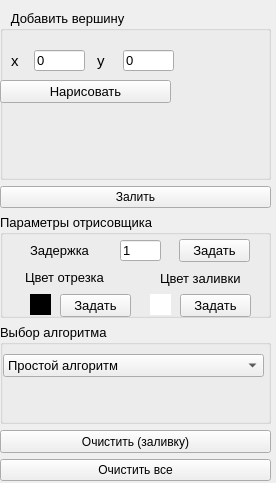
<?xml version="1.0" encoding="UTF-8"?>
<ui version="4.0">
 <class>MyController</class>
 <widget class="QWidget" name="MyController">
  <property name="geometry">
   <rect>
    <x>0</x>
    <y>0</y>
    <width>276</width>
    <height>483</height>
   </rect>
  </property>
  <property name="sizePolicy">
   <sizepolicy hsizetype="Fixed" vsizetype="Preferred">
    <horstretch>0</horstretch>
    <verstretch>0</verstretch>
   </sizepolicy>
  </property>
  <property name="minimumSize">
   <size>
    <width>200</width>
    <height>400</height>
   </size>
  </property>
  <property name="windowTitle">
   <string>Form</string>
  </property>
  <widget class="QWidget" name="verticalLayoutWidget">
   <property name="geometry">
    <rect>
     <x>0</x>
     <y>10</y>
     <width>271</width>
     <height>471</height>
    </rect>
   </property>
   <layout class="QVBoxLayout" name="verticalLayout_2">
    <property name="spacing">
     <number>6</number>
    </property>
    <item>
     <widget class="QGroupBox" name="groupBox">
      <property name="sizePolicy">
       <sizepolicy hsizetype="Preferred" vsizetype="Preferred">
        <horstretch>0</horstretch>
        <verstretch>0</verstretch>
       </sizepolicy>
      </property>
      <property name="minimumSize">
       <size>
        <width>0</width>
        <height>170</height>
       </size>
      </property>
      <property name="maximumSize">
       <size>
        <width>16777215</width>
        <height>170</height>
       </size>
      </property>
      <property name="font">
       <font>
        <pointsize>10</pointsize>
       </font>
      </property>
      <property name="title">
       <string>   Добавить вершину</string>
      </property>
      <widget class="QLabel" name="label_2">
       <property name="geometry">
        <rect>
         <x>11</x>
         <y>40</y>
         <width>41</width>
         <height>21</height>
        </rect>
       </property>
       <property name="font">
        <font>
         <pointsize>11</pointsize>
        </font>
       </property>
       <property name="text">
        <string>х</string>
       </property>
      </widget>
      <widget class="QLineEdit" name="xEdit">
       <property name="geometry">
        <rect>
         <x>34</x>
         <y>40</y>
         <width>51</width>
         <height>21</height>
        </rect>
       </property>
       <property name="text">
        <string>0</string>
       </property>
      </widget>
      <widget class="QLineEdit" name="yEdit">
       <property name="geometry">
        <rect>
         <x>123</x>
         <y>40</y>
         <width>51</width>
         <height>21</height>
        </rect>
       </property>
       <property name="text">
        <string>0</string>
       </property>
      </widget>
      <widget class="QLabel" name="label_7">
       <property name="geometry">
        <rect>
         <x>97</x>
         <y>40</y>
         <width>41</width>
         <height>21</height>
        </rect>
       </property>
       <property name="font">
        <font>
         <pointsize>11</pointsize>
        </font>
       </property>
       <property name="text">
        <string>y</string>
       </property>
      </widget>
      <widget class="QPushButton" name="drawButton">
       <property name="geometry">
        <rect>
         <x>0</x>
         <y>70</y>
         <width>171</width>
         <height>23</height>
        </rect>
       </property>
       <property name="minimumSize">
        <size>
         <width>81</width>
         <height>23</height>
        </size>
       </property>
       <property name="text">
        <string>Нарисовать</string>
       </property>
      </widget>
     </widget>
    </item>
    <item>
     <widget class="QPushButton" name="brushButton">
      <property name="text">
       <string>Залить</string>
      </property>
     </widget>
    </item>
    <item>
     <widget class="QGroupBox" name="groupBox_2">
      <property name="minimumSize">
       <size>
        <width>0</width>
        <height>0</height>
       </size>
      </property>
      <property name="maximumSize">
       <size>
        <width>16777215</width>
        <height>130</height>
       </size>
      </property>
      <property name="font">
       <font>
        <pointsize>10</pointsize>
       </font>
      </property>
      <property name="title">
       <string>Параметры отрисовщика</string>
      </property>
      <widget class="QLabel" name="linelabel">
       <property name="geometry">
        <rect>
         <x>30</x>
         <y>80</y>
         <width>21</width>
         <height>21</height>
        </rect>
       </property>
       <property name="font">
        <font>
         <pointsize>11</pointsize>
        </font>
       </property>
       <property name="autoFillBackground">
        <bool>false</bool>
       </property>
       <property name="styleSheet">
        <string notr="true">background-color: rgb(0, 0, 0)</string>
       </property>
       <property name="text">
        <string/>
       </property>
      </widget>
      <widget class="QLabel" name="label_12">
       <property name="geometry">
        <rect>
         <x>30</x>
         <y>26</y>
         <width>141</width>
         <height>21</height>
        </rect>
       </property>
       <property name="font">
        <font>
         <pointsize>10</pointsize>
        </font>
       </property>
       <property name="text">
        <string>Задержка</string>
       </property>
      </widget>
      <widget class="QLabel" name="label_13">
       <property name="geometry">
        <rect>
         <x>25</x>
         <y>53</y>
         <width>111</width>
         <height>21</height>
        </rect>
       </property>
       <property name="font">
        <font>
         <pointsize>10</pointsize>
        </font>
       </property>
       <property name="text">
        <string>Цвет отрезка</string>
       </property>
      </widget>
      <widget class="QLabel" name="fonlabel">
       <property name="geometry">
        <rect>
         <x>150</x>
         <y>80</y>
         <width>21</width>
         <height>21</height>
        </rect>
       </property>
       <property name="font">
        <font>
         <pointsize>11</pointsize>
        </font>
       </property>
       <property name="styleSheet">
        <string notr="true">background-color: rgb(255, 255, 255)</string>
       </property>
       <property name="text">
        <string/>
       </property>
      </widget>
      <widget class="QLabel" name="label_15">
       <property name="geometry">
        <rect>
         <x>160</x>
         <y>54</y>
         <width>131</width>
         <height>21</height>
        </rect>
       </property>
       <property name="font">
        <font>
         <pointsize>10</pointsize>
        </font>
       </property>
       <property name="text">
        <string>Цвет заливки</string>
       </property>
      </widget>
      <widget class="QLineEdit" name="timeEdit">
       <property name="geometry">
        <rect>
         <x>120</x>
         <y>26</y>
         <width>41</width>
         <height>21</height>
        </rect>
       </property>
       <property name="text">
        <string>1</string>
       </property>
      </widget>
      <widget class="QPushButton" name="foncolorButton">
       <property name="geometry">
        <rect>
         <x>180</x>
         <y>80</y>
         <width>71</width>
         <height>23</height>
        </rect>
       </property>
       <property name="text">
        <string>Задать</string>
       </property>
      </widget>
      <widget class="QPushButton" name="linecolorButton">
       <property name="geometry">
        <rect>
         <x>60</x>
         <y>80</y>
         <width>71</width>
         <height>23</height>
        </rect>
       </property>
       <property name="text">
        <string>Задать</string>
       </property>
      </widget>
      <widget class="QPushButton" name="timeButton">
       <property name="geometry">
        <rect>
         <x>179</x>
         <y>25</y>
         <width>71</width>
         <height>23</height>
        </rect>
       </property>
       <property name="text">
        <string>Задать</string>
       </property>
      </widget>
     </widget>
    </item>
    <item>
     <widget class="QGroupBox" name="groupBox_3">
      <property name="minimumSize">
       <size>
        <width>0</width>
        <height>0</height>
       </size>
      </property>
      <property name="maximumSize">
       <size>
        <width>16777215</width>
        <height>100</height>
       </size>
      </property>
      <property name="font">
       <font>
        <pointsize>10</pointsize>
       </font>
      </property>
      <property name="title">
       <string>Выбор алгоритма</string>
      </property>
      <widget class="QComboBox" name="algoComboBox">
       <property name="geometry">
        <rect>
         <x>3</x>
         <y>30</y>
         <width>261</width>
         <height>23</height>
        </rect>
       </property>
       <item>
        <property name="text">
         <string>Простой алгоритм</string>
        </property>
       </item>
      </widget>
     </widget>
    </item>
    <item>
     <widget class="QPushButton" name="clearButton">
      <property name="minimumSize">
       <size>
        <width>81</width>
        <height>23</height>
       </size>
      </property>
      <property name="text">
       <string>Очистить (заливку)</string>
      </property>
     </widget>
    </item>
    <item>
     <widget class="QPushButton" name="clearallButton">
      <property name="text">
       <string>Очистить все</string>
      </property>
     </widget>
    </item>
   </layout>
  </widget>
 </widget>
 <resources/>
 <connections/>
</ui>
